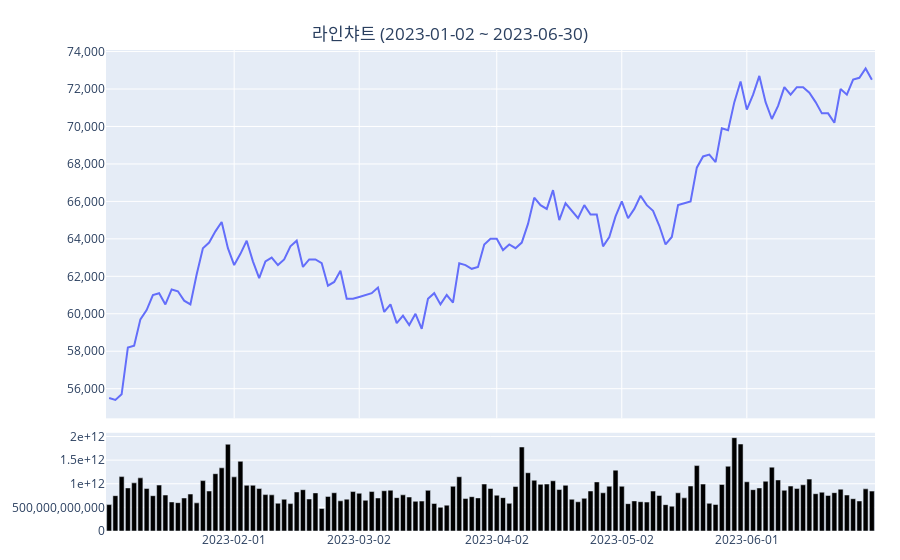

Write notebook code for a chart like this one.
### Markdown cell above
`chart_line` 함수는 기본적으로 입력 데이터프레임에서 `DATE`, `CLOSE`, `VOLUME` 열을 각각 날짜, 주가, 거래량 정보로 사용합니다.
`date`, `close`, `volume` 인수에 다른 열의 이름을 지정하면 해당 열을 사용할 수 있습니다.

다음 예제 코드는 종가(CLOSE) 대신 시가(OPEN)를, 거래량(VOLUME) 대신 거래금액(AMOUNT)을 사용하는 예입니다.

### Code cell
kq.chart_line(df, close="OPEN", volume="AMOUNT")
